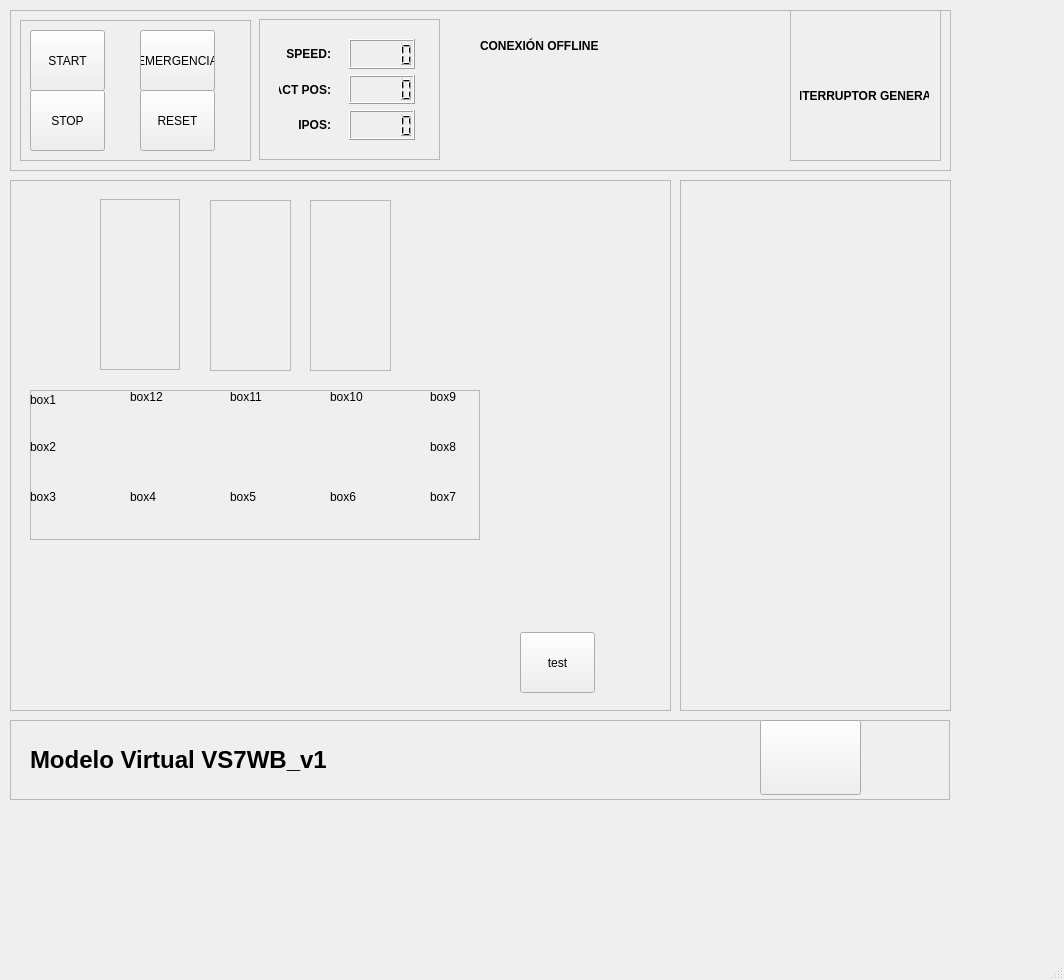
<?xml version="1.0" encoding="UTF-8"?>
<ui version="4.0">
 <class>MainWindow</class>
 <widget class="QMainWindow" name="MainWindow">
  <property name="enabled">
   <bool>true</bool>
  </property>
  <property name="geometry">
   <rect>
    <x>0</x>
    <y>0</y>
    <width>1064</width>
    <height>980</height>
   </rect>
  </property>
  <property name="sizePolicy">
   <sizepolicy hsizetype="Fixed" vsizetype="Fixed">
    <horstretch>0</horstretch>
    <verstretch>0</verstretch>
   </sizepolicy>
  </property>
  <property name="minimumSize">
   <size>
    <width>1064</width>
    <height>980</height>
   </size>
  </property>
  <property name="maximumSize">
   <size>
    <width>1064</width>
    <height>980</height>
   </size>
  </property>
  <property name="windowTitle">
   <string>virtual Packaging Machine</string>
  </property>
  <property name="windowIcon">
   <iconset>
    <normaloff>images/logo A&amp;R.svg</normaloff>images/logo A&amp;R.svg</iconset>
  </property>
  <property name="iconSize">
   <size>
    <width>32</width>
    <height>32</height>
   </size>
  </property>
  <widget class="QWidget" name="centralwidget">
   <property name="enabled">
    <bool>true</bool>
   </property>
   <widget class="QFrame" name="frmControlInterface">
    <property name="geometry">
     <rect>
      <x>10</x>
      <y>10</y>
      <width>941</width>
      <height>161</height>
     </rect>
    </property>
    <property name="frameShape">
     <enum>QFrame::StyledPanel</enum>
    </property>
    <property name="frameShadow">
     <enum>QFrame::Raised</enum>
    </property>
    <widget class="QFrame" name="frmButtons">
     <property name="geometry">
      <rect>
       <x>10</x>
       <y>10</y>
       <width>231</width>
       <height>141</height>
      </rect>
     </property>
     <property name="frameShape">
      <enum>QFrame::StyledPanel</enum>
     </property>
     <property name="frameShadow">
      <enum>QFrame::Raised</enum>
     </property>
     <widget class="QPushButton" name="btnStart">
      <property name="geometry">
       <rect>
        <x>10</x>
        <y>10</y>
        <width>75</width>
        <height>61</height>
       </rect>
      </property>
      <property name="text">
       <string>START</string>
      </property>
     </widget>
     <widget class="QPushButton" name="btnStop">
      <property name="geometry">
       <rect>
        <x>10</x>
        <y>70</y>
        <width>75</width>
        <height>61</height>
       </rect>
      </property>
      <property name="text">
       <string>STOP</string>
      </property>
     </widget>
     <widget class="QPushButton" name="btnEmergency">
      <property name="geometry">
       <rect>
        <x>120</x>
        <y>10</y>
        <width>75</width>
        <height>61</height>
       </rect>
      </property>
      <property name="text">
       <string>EMERGENCIA</string>
      </property>
     </widget>
     <widget class="QPushButton" name="btnReset">
      <property name="geometry">
       <rect>
        <x>120</x>
        <y>70</y>
        <width>75</width>
        <height>61</height>
       </rect>
      </property>
      <property name="text">
       <string>RESET</string>
      </property>
     </widget>
    </widget>
    <widget class="QFrame" name="frmDisplays">
     <property name="geometry">
      <rect>
       <x>249</x>
       <y>9</y>
       <width>181</width>
       <height>141</height>
      </rect>
     </property>
     <property name="frameShape">
      <enum>QFrame::StyledPanel</enum>
     </property>
     <property name="frameShadow">
      <enum>QFrame::Raised</enum>
     </property>
     <widget class="QWidget" name="layoutWidget">
      <property name="geometry">
       <rect>
        <x>20</x>
        <y>20</y>
        <width>52</width>
        <height>101</height>
       </rect>
      </property>
      <layout class="QVBoxLayout" name="vloLbldisplay">
       <item>
        <widget class="QLabel" name="lblSpeed">
         <property name="font">
          <font>
           <weight>75</weight>
           <bold>true</bold>
          </font>
         </property>
         <property name="layoutDirection">
          <enum>Qt::LeftToRight</enum>
         </property>
         <property name="text">
          <string>SPEED:</string>
         </property>
         <property name="alignment">
          <set>Qt::AlignRight|Qt::AlignTrailing|Qt::AlignVCenter</set>
         </property>
        </widget>
       </item>
       <item>
        <widget class="QLabel" name="lblActPos">
         <property name="font">
          <font>
           <weight>75</weight>
           <bold>true</bold>
          </font>
         </property>
         <property name="text">
          <string>ACT POS:</string>
         </property>
         <property name="alignment">
          <set>Qt::AlignRight|Qt::AlignTrailing|Qt::AlignVCenter</set>
         </property>
        </widget>
       </item>
       <item>
        <widget class="QLabel" name="lblIpos">
         <property name="font">
          <font>
           <weight>75</weight>
           <bold>true</bold>
          </font>
         </property>
         <property name="text">
          <string>IPOS:</string>
         </property>
         <property name="alignment">
          <set>Qt::AlignRight|Qt::AlignTrailing|Qt::AlignVCenter</set>
         </property>
        </widget>
       </item>
      </layout>
     </widget>
     <widget class="QWidget" name="layoutWidget">
      <property name="geometry">
       <rect>
        <x>90</x>
        <y>20</y>
        <width>66</width>
        <height>101</height>
       </rect>
      </property>
      <layout class="QVBoxLayout" name="vloLcdDisplay">
       <item>
        <widget class="QLCDNumber" name="lcdSpeed"/>
       </item>
       <item>
        <widget class="QLCDNumber" name="lcdActPos"/>
       </item>
       <item>
        <widget class="QLCDNumber" name="lcdIpos"/>
       </item>
      </layout>
     </widget>
    </widget>
    <widget class="QFrame" name="frmMainSwitch">
     <property name="geometry">
      <rect>
       <x>780</x>
       <y>0</y>
       <width>151</width>
       <height>151</height>
      </rect>
     </property>
     <property name="frameShape">
      <enum>QFrame::StyledPanel</enum>
     </property>
     <property name="frameShadow">
      <enum>QFrame::Raised</enum>
     </property>
     <widget class="QWidget" name="verticalLayoutWidget">
      <property name="geometry">
       <rect>
        <x>10</x>
        <y>10</y>
        <width>131</width>
        <height>61</height>
       </rect>
      </property>
      <layout class="QVBoxLayout" name="vloMainSwitch"/>
     </widget>
     <widget class="QLabel" name="lblMainSwitch">
      <property name="geometry">
       <rect>
        <x>10</x>
        <y>70</y>
        <width>129</width>
        <height>31</height>
       </rect>
      </property>
      <property name="font">
       <font>
        <weight>75</weight>
        <bold>true</bold>
       </font>
      </property>
      <property name="text">
       <string>INTERRUPTOR GENERAL</string>
      </property>
      <property name="alignment">
       <set>Qt::AlignCenter</set>
      </property>
     </widget>
    </widget>
    <widget class="QLabel" name="lblPLCcom">
     <property name="geometry">
      <rect>
       <x>470</x>
       <y>20</y>
       <width>221</width>
       <height>31</height>
      </rect>
     </property>
     <property name="font">
      <font>
       <weight>75</weight>
       <bold>true</bold>
      </font>
     </property>
     <property name="text">
      <string>CONEXIÓN OFFLINE</string>
     </property>
    </widget>
   </widget>
   <widget class="QFrame" name="frmMachineInterface">
    <property name="geometry">
     <rect>
      <x>10</x>
      <y>180</y>
      <width>661</width>
      <height>531</height>
     </rect>
    </property>
    <property name="frameShape">
     <enum>QFrame::StyledPanel</enum>
    </property>
    <property name="frameShadow">
     <enum>QFrame::Raised</enum>
    </property>
    <widget class="QFrame" name="frmConveyor">
     <property name="geometry">
      <rect>
       <x>20</x>
       <y>210</y>
       <width>450</width>
       <height>150</height>
      </rect>
     </property>
     <property name="frameShape">
      <enum>QFrame::StyledPanel</enum>
     </property>
     <property name="frameShadow">
      <enum>QFrame::Raised</enum>
     </property>
     <widget class="QLabel" name="lblImgConveyor">
      <property name="geometry">
       <rect>
        <x>0</x>
        <y>25</y>
        <width>400</width>
        <height>50</height>
       </rect>
      </property>
      <property name="text">
       <string/>
      </property>
      <property name="pixmap">
       <pixmap>images/logo A&amp;R.svg</pixmap>
      </property>
      <property name="scaledContents">
       <bool>true</bool>
      </property>
     </widget>
     <widget class="QLabel" name="lblBox1">
      <property name="geometry">
       <rect>
        <x>0</x>
        <y>0</y>
        <width>47</width>
        <height>20</height>
       </rect>
      </property>
      <property name="text">
       <string>box1</string>
      </property>
     </widget>
     <widget class="QLabel" name="lblBox2">
      <property name="geometry">
       <rect>
        <x>0</x>
        <y>50</y>
        <width>47</width>
        <height>13</height>
       </rect>
      </property>
      <property name="text">
       <string>box2</string>
      </property>
     </widget>
     <widget class="QLabel" name="lblBox3">
      <property name="geometry">
       <rect>
        <x>0</x>
        <y>100</y>
        <width>47</width>
        <height>13</height>
       </rect>
      </property>
      <property name="text">
       <string>box3</string>
      </property>
     </widget>
     <widget class="QLabel" name="lblBox4">
      <property name="geometry">
       <rect>
        <x>100</x>
        <y>100</y>
        <width>47</width>
        <height>13</height>
       </rect>
      </property>
      <property name="text">
       <string>box4</string>
      </property>
     </widget>
     <widget class="QLabel" name="lblBox5">
      <property name="geometry">
       <rect>
        <x>200</x>
        <y>100</y>
        <width>47</width>
        <height>13</height>
       </rect>
      </property>
      <property name="text">
       <string>box5</string>
      </property>
     </widget>
     <widget class="QLabel" name="lblBox6">
      <property name="geometry">
       <rect>
        <x>300</x>
        <y>100</y>
        <width>47</width>
        <height>13</height>
       </rect>
      </property>
      <property name="text">
       <string>box6</string>
      </property>
     </widget>
     <widget class="QLabel" name="lblBox7">
      <property name="geometry">
       <rect>
        <x>400</x>
        <y>100</y>
        <width>47</width>
        <height>13</height>
       </rect>
      </property>
      <property name="text">
       <string>box7</string>
      </property>
     </widget>
     <widget class="QLabel" name="lblBox8">
      <property name="geometry">
       <rect>
        <x>400</x>
        <y>50</y>
        <width>47</width>
        <height>13</height>
       </rect>
      </property>
      <property name="text">
       <string>box8</string>
      </property>
     </widget>
     <widget class="QLabel" name="lblBox9">
      <property name="geometry">
       <rect>
        <x>400</x>
        <y>0</y>
        <width>47</width>
        <height>13</height>
       </rect>
      </property>
      <property name="text">
       <string>box9</string>
      </property>
     </widget>
     <widget class="QLabel" name="lblBox10">
      <property name="geometry">
       <rect>
        <x>300</x>
        <y>0</y>
        <width>47</width>
        <height>13</height>
       </rect>
      </property>
      <property name="text">
       <string>box10</string>
      </property>
     </widget>
     <widget class="QLabel" name="lblBox11">
      <property name="geometry">
       <rect>
        <x>200</x>
        <y>0</y>
        <width>47</width>
        <height>13</height>
       </rect>
      </property>
      <property name="text">
       <string>box11</string>
      </property>
     </widget>
     <widget class="QLabel" name="lblBox12">
      <property name="geometry">
       <rect>
        <x>100</x>
        <y>0</y>
        <width>47</width>
        <height>13</height>
       </rect>
      </property>
      <property name="text">
       <string>box12</string>
      </property>
     </widget>
    </widget>
    <widget class="QPushButton" name="btnTest">
     <property name="geometry">
      <rect>
       <x>510</x>
       <y>452</y>
       <width>75</width>
       <height>61</height>
      </rect>
     </property>
     <property name="text">
      <string>test</string>
     </property>
    </widget>
    <widget class="QFrame" name="frmFeeder1">
     <property name="geometry">
      <rect>
       <x>90</x>
       <y>19</y>
       <width>80</width>
       <height>171</height>
      </rect>
     </property>
     <property name="frameShape">
      <enum>QFrame::StyledPanel</enum>
     </property>
     <property name="frameShadow">
      <enum>QFrame::Raised</enum>
     </property>
    </widget>
    <widget class="QFrame" name="frmFeeder2">
     <property name="geometry">
      <rect>
       <x>200</x>
       <y>20</y>
       <width>81</width>
       <height>171</height>
      </rect>
     </property>
     <property name="frameShape">
      <enum>QFrame::StyledPanel</enum>
     </property>
     <property name="frameShadow">
      <enum>QFrame::Raised</enum>
     </property>
     <widget class="QWidget" name="verticalLayoutWidget_3">
      <property name="geometry">
       <rect>
        <x>0</x>
        <y>-1</y>
        <width>81</width>
        <height>171</height>
       </rect>
      </property>
      <layout class="QVBoxLayout" name="vloFeeder2"/>
     </widget>
    </widget>
    <widget class="QFrame" name="frmFeeder3">
     <property name="geometry">
      <rect>
       <x>300</x>
       <y>20</y>
       <width>81</width>
       <height>171</height>
      </rect>
     </property>
     <property name="frameShape">
      <enum>QFrame::StyledPanel</enum>
     </property>
     <property name="frameShadow">
      <enum>QFrame::Raised</enum>
     </property>
     <widget class="QWidget" name="verticalLayoutWidget_4">
      <property name="geometry">
       <rect>
        <x>0</x>
        <y>-1</y>
        <width>81</width>
        <height>171</height>
       </rect>
      </property>
      <layout class="QVBoxLayout" name="vloFeeder3"/>
     </widget>
    </widget>
    <widget class="QWidget" name="verticalLayoutWidget_2">
     <property name="geometry">
      <rect>
       <x>90</x>
       <y>20</y>
       <width>81</width>
       <height>171</height>
      </rect>
     </property>
     <layout class="QVBoxLayout" name="vloFeeder1"/>
    </widget>
    <widget class="QWidget" name="verticalLayoutWidget_5">
     <property name="geometry">
      <rect>
       <x>440</x>
       <y>29</y>
       <width>191</width>
       <height>121</height>
      </rect>
     </property>
     <layout class="QVBoxLayout" name="verticalLayoutTEST"/>
    </widget>
   </widget>
   <widget class="QFrame" name="frmSettingsInterface">
    <property name="geometry">
     <rect>
      <x>680</x>
      <y>180</y>
      <width>271</width>
      <height>531</height>
     </rect>
    </property>
    <property name="frameShape">
     <enum>QFrame::StyledPanel</enum>
    </property>
    <property name="frameShadow">
     <enum>QFrame::Raised</enum>
    </property>
   </widget>
   <widget class="QFrame" name="frmInfo">
    <property name="geometry">
     <rect>
      <x>10</x>
      <y>720</y>
      <width>940</width>
      <height>80</height>
     </rect>
    </property>
    <property name="frameShape">
     <enum>QFrame::StyledPanel</enum>
    </property>
    <property name="frameShadow">
     <enum>QFrame::Raised</enum>
    </property>
    <widget class="QLabel" name="label">
     <property name="geometry">
      <rect>
       <x>20</x>
       <y>20</y>
       <width>331</width>
       <height>41</height>
      </rect>
     </property>
     <property name="font">
      <font>
       <pointsize>18</pointsize>
       <weight>75</weight>
       <bold>true</bold>
      </font>
     </property>
     <property name="text">
      <string>Modelo Virtual VS7WB_v1</string>
     </property>
     <property name="textFormat">
      <enum>Qt::RichText</enum>
     </property>
     <property name="scaledContents">
      <bool>false</bool>
     </property>
    </widget>
    <widget class="QPushButton" name="btnSuscribe">
     <property name="geometry">
      <rect>
       <x>750</x>
       <y>0</y>
       <width>101</width>
       <height>75</height>
      </rect>
     </property>
     <property name="sizePolicy">
      <sizepolicy hsizetype="Fixed" vsizetype="Fixed">
       <horstretch>0</horstretch>
       <verstretch>0</verstretch>
      </sizepolicy>
     </property>
     <property name="text">
      <string notr="true"/>
     </property>
     <property name="icon">
      <iconset>
       <normaloff>images/logo A&amp;R.svg</normaloff>images/logo A&amp;R.svg</iconset>
     </property>
     <property name="iconSize">
      <size>
       <width>150</width>
       <height>150</height>
      </size>
     </property>
    </widget>
   </widget>
  </widget>
  <widget class="QMenuBar" name="menubar">
   <property name="geometry">
    <rect>
     <x>0</x>
     <y>0</y>
     <width>1064</width>
     <height>21</height>
    </rect>
   </property>
  </widget>
  <widget class="QStatusBar" name="statusbar"/>
 </widget>
 <resources>
  <include location="resources.qrc"/>
 </resources>
 <connections/>
</ui>
